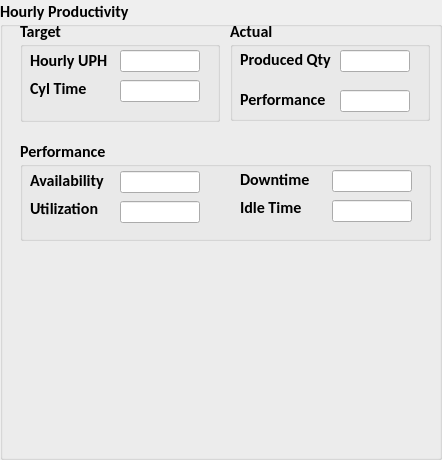
      <widget class="QGroupBox" name="actualGroup_2">
       <property name="geometry">
        <rect>
         <x>10</x>
         <y>10</y>
         <width>442</width>
         <height>460</height>
        </rect>
       </property>
       <property name="font">
        <font>
         <family>Calibri</family>
         <pointsize>12</pointsize>
         <weight>75</weight>
         <bold>true</bold>
         <strikeout>false</strikeout>
        </font>
       </property>
       <property name="title">
        <string>Hourly Productivity</string>
       </property>
       <widget class="QGroupBox" name="actualGroup_3">
        <property name="geometry">
         <rect>
          <x>20</x>
          <y>20</y>
          <width>200</width>
          <height>102</height>
         </rect>
        </property>
        <property name="font">
         <font>
          <family>Calibri</family>
          <pointsize>12</pointsize>
          <weight>75</weight>
          <bold>true</bold>
          <strikeout>false</strikeout>
         </font>
        </property>
        <property name="title">
         <string>Target</string>
        </property>
        <widget class="QLabel" name="label_7">
         <property name="geometry">
          <rect>
           <x>10</x>
           <y>30</y>
           <width>90</width>
           <height>20</height>
          </rect>
         </property>
         <property name="font">
          <font>
           <family>Calibri</family>
           <pointsize>12</pointsize>
           <weight>75</weight>
           <bold>true</bold>
           <strikeout>false</strikeout>
          </font>
         </property>
         <property name="text">
          <string>Hourly UPH</string>
         </property>
        </widget>
        <widget class="QLineEdit" name="t_hrly">
         <property name="geometry">
          <rect>
           <x>100</x>
           <y>30</y>
           <width>80</width>
           <height>22</height>
          </rect>
         </property>
         <property name="font">
          <font>
           <family>Arial</family>
           <pointsize>10</pointsize>
           <weight>75</weight>
           <bold>true</bold>
           <strikeout>false</strikeout>
          </font>
         </property>
         <property name="text">
          <string/>
         </property>
         <property name="alignment">
          <set>Qt::AlignCenter</set>
         </property>
         <property name="readOnly">
          <bool>true</bool>
         </property>
        </widget>
        <widget class="QLabel" name="label_8">
         <property name="geometry">
          <rect>
           <x>10</x>
           <y>58</y>
           <width>70</width>
           <height>20</height>
          </rect>
         </property>
         <property name="font">
          <font>
           <family>Calibri</family>
           <pointsize>12</pointsize>
           <weight>75</weight>
           <bold>true</bold>
           <strikeout>false</strikeout>
          </font>
         </property>
         <property name="text">
          <string>Cyl Time</string>
         </property>
        </widget>
        <widget class="QLineEdit" name="t_cycltime">
         <property name="geometry">
          <rect>
           <x>100</x>
           <y>60</y>
           <width>80</width>
           <height>22</height>
          </rect>
         </property>
         <property name="font">
          <font>
           <family>Arial</family>
           <pointsize>10</pointsize>
           <weight>75</weight>
           <bold>true</bold>
           <strikeout>false</strikeout>
          </font>
         </property>
         <property name="text">
          <string/>
         </property>
         <property name="alignment">
          <set>Qt::AlignCenter</set>
         </property>
         <property name="readOnly">
          <bool>true</bool>
         </property>
        </widget>
       </widget>
       <widget class="QGroupBox" name="actualGroup_5">
        <property name="geometry">
         <rect>
          <x>20</x>
          <y>140</y>
          <width>411</width>
          <height>101</height>
         </rect>
        </property>
        <property name="font">
         <font>
          <family>Calibri</family>
          <pointsize>12</pointsize>
          <weight>75</weight>
          <bold>true</bold>
          <strikeout>false</strikeout>
         </font>
        </property>
        <property name="title">
         <string>Performance</string>
        </property>
        <widget class="QLabel" name="label_30">
         <property name="geometry">
          <rect>
           <x>10</x>
           <y>30</y>
           <width>90</width>
           <height>20</height>
          </rect>
         </property>
         <property name="font">
          <font>
           <family>Calibri</family>
           <pointsize>12</pointsize>
           <weight>75</weight>
           <bold>true</bold>
           <strikeout>false</strikeout>
          </font>
         </property>
         <property name="text">
          <string>Availability</string>
         </property>
        </widget>
        <widget class="QLabel" name="label_31">
         <property name="geometry">
          <rect>
           <x>10</x>
           <y>58</y>
           <width>70</width>
           <height>20</height>
          </rect>
         </property>
         <property name="font">
          <font>
           <family>Calibri</family>
           <pointsize>12</pointsize>
           <weight>75</weight>
           <bold>true</bold>
           <strikeout>false</strikeout>
          </font>
         </property>
         <property name="text">
          <string>Utilization</string>
         </property>
        </widget>
        <widget class="QLabel" name="label_32">
         <property name="geometry">
          <rect>
           <x>220</x>
           <y>29</y>
           <width>110</width>
           <height>20</height>
          </rect>
         </property>
         <property name="font">
          <font>
           <family>Calibri</family>
           <pointsize>12</pointsize>
           <weight>75</weight>
           <bold>true</bold>
           <strikeout>false</strikeout>
          </font>
         </property>
         <property name="text">
          <string>Downtime</string>
         </property>
        </widget>
        <widget class="QLabel" name="label_33">
         <property name="geometry">
          <rect>
           <x>220</x>
           <y>57</y>
           <width>90</width>
           <height>20</height>
          </rect>
         </property>
         <property name="font">
          <font>
           <family>Calibri</family>
           <pointsize>12</pointsize>
           <weight>75</weight>
           <bold>true</bold>
           <strikeout>false</strikeout>
          </font>
         </property>
         <property name="text">
          <string>Idle Time</string>
         </property>
        </widget>
        <widget class="QLineEdit" name="utilization">
         <property name="geometry">
          <rect>
           <x>100</x>
           <y>61</y>
           <width>80</width>
           <height>22</height>
          </rect>
         </property>
         <property name="font">
          <font>
           <family>Arial</family>
           <pointsize>10</pointsize>
           <weight>75</weight>
           <bold>true</bold>
           <strikeout>false</strikeout>
          </font>
         </property>
         <property name="text">
          <string/>
         </property>
         <property name="alignment">
          <set>Qt::AlignCenter</set>
         </property>
         <property name="readOnly">
          <bool>true</bool>
         </property>
        </widget>
        <widget class="QLineEdit" name="availability">
         <property name="geometry">
          <rect>
           <x>100</x>
           <y>31</y>
           <width>80</width>
           <height>22</height>
          </rect>
         </property>
         <property name="font">
          <font>
           <family>Arial</family>
           <pointsize>10</pointsize>
           <weight>75</weight>
           <bold>true</bold>
           <strikeout>false</strikeout>
          </font>
         </property>
         <property name="text">
          <string/>
         </property>
         <property name="alignment">
          <set>Qt::AlignCenter</set>
         </property>
         <property name="readOnly">
          <bool>true</bool>
         </property>
        </widget>
        <widget class="QLineEdit" name="downTime">
         <property name="geometry">
          <rect>
           <x>312</x>
           <y>30</y>
           <width>80</width>
           <height>22</height>
          </rect>
         </property>
         <property name="font">
          <font>
           <family>Arial</family>
           <pointsize>10</pointsize>
           <weight>75</weight>
           <bold>true</bold>
           <strikeout>false</strikeout>
          </font>
         </property>
         <property name="text">
          <string/>
         </property>
         <property name="alignment">
          <set>Qt::AlignCenter</set>
         </property>
         <property name="readOnly">
          <bool>true</bool>
         </property>
        </widget>
        <widget class="QLineEdit" name="idleTime">
         <property name="geometry">
          <rect>
           <x>312</x>
           <y>60</y>
           <width>80</width>
           <height>22</height>
          </rect>
         </property>
         <property name="font">
          <font>
           <family>Arial</family>
           <pointsize>10</pointsize>
           <weight>75</weight>
           <bold>true</bold>
           <strikeout>false</strikeout>
          </font>
         </property>
         <property name="text">
          <string/>
         </property>
         <property name="alignment">
          <set>Qt::AlignCenter</set>
         </property>
         <property name="readOnly">
          <bool>true</bool>
         </property>
        </widget>
       </widget>
       <widget class="QGroupBox" name="actualGroup_4">
        <property name="geometry">
         <rect>
          <x>230</x>
          <y>20</y>
          <width>200</width>
          <height>101</height>
         </rect>
        </property>
        <property name="font">
         <font>
          <family>Calibri</family>
          <pointsize>12</pointsize>
          <weight>75</weight>
          <bold>true</bold>
          <strikeout>false</strikeout>
         </font>
        </property>
        <property name="title">
         <string>Actual</string>
        </property>
        <widget class="QLabel" name="label_26">
         <property name="geometry">
          <rect>
           <x>10</x>
           <y>69</y>
           <width>100</width>
           <height>20</height>
          </rect>
         </property>
         <property name="font">
          <font>
           <family>Calibri</family>
           <pointsize>12</pointsize>
           <weight>75</weight>
           <bold>true</bold>
           <strikeout>false</strikeout>
          </font>
         </property>
         <property name="text">
          <string>Performance</string>
         </property>
        </widget>
        <widget class="QLineEdit" name="performance">
         <property name="geometry">
          <rect>
           <x>110</x>
           <y>70</y>
           <width>70</width>
           <height>22</height>
          </rect>
         </property>
         <property name="font">
          <font>
           <family>Arial</family>
           <pointsize>10</pointsize>
           <weight>75</weight>
           <bold>true</bold>
           <strikeout>false</strikeout>
          </font>
         </property>
         <property name="text">
          <string/>
         </property>
         <property name="alignment">
          <set>Qt::AlignCenter</set>
         </property>
         <property name="readOnly">
          <bool>true</bool>
         </property>
        </widget>
        <widget class="QLabel" name="label_34">
         <property name="geometry">
          <rect>
           <x>10</x>
           <y>29</y>
           <width>100</width>
           <height>20</height>
          </rect>
         </property>
         <property name="font">
          <font>
           <family>Calibri</family>
           <pointsize>12</pointsize>
           <weight>75</weight>
           <bold>true</bold>
           <strikeout>false</strikeout>
          </font>
         </property>
         <property name="text">
          <string>Produced Qty</string>
         </property>
        </widget>
        <widget class="QLineEdit" name="producedQty">
         <property name="geometry">
          <rect>
           <x>110</x>
           <y>30</y>
           <width>70</width>
           <height>22</height>
          </rect>
         </property>
         <property name="font">
          <font>
           <family>Arial</family>
           <pointsize>10</pointsize>
           <weight>75</weight>
           <bold>true</bold>
           <strikeout>false</strikeout>
          </font>
         </property>
         <property name="text">
          <string/>
         </property>
         <property name="alignment">
          <set>Qt::AlignCenter</set>
         </property>
         <property name="readOnly">
          <bool>true</bool>
         </property>
        </widget>
       </widget>
      </widget>
